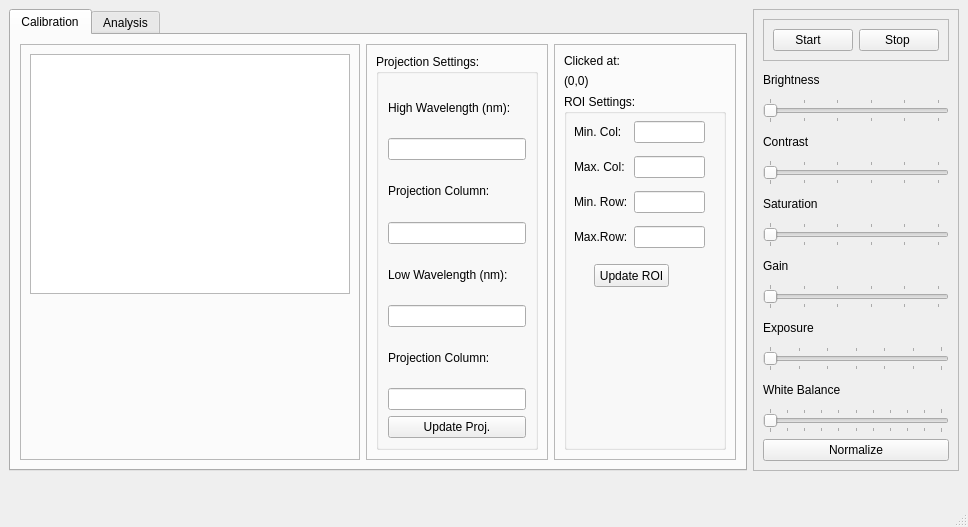
<?xml version="1.0" encoding="UTF-8"?>
<ui version="4.0">
 <class>MainWindow</class>
 <widget class="QMainWindow" name="MainWindow">
  <property name="geometry">
   <rect>
    <x>0</x>
    <y>0</y>
    <width>968</width>
    <height>527</height>
   </rect>
  </property>
  <property name="sizePolicy">
   <sizepolicy hsizetype="Fixed" vsizetype="Fixed">
    <horstretch>0</horstretch>
    <verstretch>0</verstretch>
   </sizepolicy>
  </property>
  <property name="maximumSize">
   <size>
    <width>1000</width>
    <height>700</height>
   </size>
  </property>
  <property name="windowTitle">
   <string>Spectrometer v2.0</string>
  </property>
  <property name="tabShape">
   <enum>QTabWidget::Rounded</enum>
  </property>
  <widget class="QWidget" name="centralwidget">
   <property name="maximumSize">
    <size>
     <width>1000</width>
     <height>480</height>
    </size>
   </property>
   <layout class="QHBoxLayout" name="horizontalLayout_2">
    <item>
     <widget class="QTabWidget" name="tabWidget">
      <property name="currentIndex">
       <number>0</number>
      </property>
      <widget class="QWidget" name="tab_2">
       <property name="sizePolicy">
        <sizepolicy hsizetype="Expanding" vsizetype="Expanding">
         <horstretch>0</horstretch>
         <verstretch>0</verstretch>
        </sizepolicy>
       </property>
       <attribute name="title">
        <string>Calibration</string>
       </attribute>
       <layout class="QHBoxLayout" name="horizontalLayout_3">
        <item>
         <widget class="QFrame" name="frame_6">
          <property name="frameShape">
           <enum>QFrame::StyledPanel</enum>
          </property>
          <property name="frameShadow">
           <enum>QFrame::Raised</enum>
          </property>
          <layout class="QVBoxLayout" name="verticalLayout_5">
           <item>
            <widget class="GraphicsView" name="f_ROI">
             <property name="sizePolicy">
              <sizepolicy hsizetype="Fixed" vsizetype="Fixed">
               <horstretch>0</horstretch>
               <verstretch>0</verstretch>
              </sizepolicy>
             </property>
             <property name="minimumSize">
              <size>
               <width>320</width>
               <height>240</height>
              </size>
             </property>
             <property name="maximumSize">
              <size>
               <width>320</width>
               <height>240</height>
              </size>
             </property>
            </widget>
           </item>
           <item>
            <spacer name="verticalSpacer">
             <property name="orientation">
              <enum>Qt::Vertical</enum>
             </property>
             <property name="sizeHint" stdset="0">
              <size>
               <width>20</width>
               <height>40</height>
              </size>
             </property>
            </spacer>
           </item>
          </layout>
         </widget>
        </item>
        <item>
         <widget class="QFrame" name="frame_4">
          <property name="sizePolicy">
           <sizepolicy hsizetype="Minimum" vsizetype="Preferred">
            <horstretch>0</horstretch>
            <verstretch>0</verstretch>
           </sizepolicy>
          </property>
          <property name="frameShape">
           <enum>QFrame::StyledPanel</enum>
          </property>
          <property name="frameShadow">
           <enum>QFrame::Raised</enum>
          </property>
          <layout class="QVBoxLayout" name="verticalLayout_3">
           <item>
            <widget class="QGroupBox" name="groupBox_3">
             <property name="sizePolicy">
              <sizepolicy hsizetype="Expanding" vsizetype="Preferred">
               <horstretch>0</horstretch>
               <verstretch>0</verstretch>
              </sizepolicy>
             </property>
             <property name="title">
              <string>Projection Settings:</string>
             </property>
             <layout class="QVBoxLayout" name="verticalLayout_6">
              <item>
               <layout class="QGridLayout" name="gridLayout_3" rowstretch="0,0,0,0,0,0,0,0">
                <item row="4" column="0">
                 <widget class="QLabel" name="label_14">
                  <property name="text">
                   <string>Low Wavelength (nm):</string>
                  </property>
                 </widget>
                </item>
                <item row="0" column="0">
                 <widget class="QLabel" name="label_13">
                  <property name="text">
                   <string>High Wavelength (nm):</string>
                  </property>
                 </widget>
                </item>
                <item row="1" column="0">
                 <widget class="QLineEdit" name="laserHigh"/>
                </item>
                <item row="2" column="0">
                 <widget class="QLabel" name="label_15">
                  <property name="text">
                   <string>Projection Column:</string>
                  </property>
                 </widget>
                </item>
                <item row="3" column="0">
                 <widget class="QLineEdit" name="projHigh"/>
                </item>
                <item row="6" column="0">
                 <widget class="QLabel" name="label_16">
                  <property name="text">
                   <string>Projection Column:</string>
                  </property>
                 </widget>
                </item>
                <item row="5" column="0">
                 <widget class="QLineEdit" name="laserLow"/>
                </item>
                <item row="7" column="0">
                 <widget class="QLineEdit" name="projLow"/>
                </item>
               </layout>
              </item>
              <item>
               <widget class="QPushButton" name="buttonUpdateProjection">
                <property name="text">
                 <string>Update Proj.</string>
                </property>
               </widget>
              </item>
             </layout>
            </widget>
           </item>
          </layout>
         </widget>
        </item>
        <item>
         <widget class="QFrame" name="frame_3">
          <property name="sizePolicy">
           <sizepolicy hsizetype="Minimum" vsizetype="Preferred">
            <horstretch>0</horstretch>
            <verstretch>0</verstretch>
           </sizepolicy>
          </property>
          <property name="frameShape">
           <enum>QFrame::StyledPanel</enum>
          </property>
          <property name="frameShadow">
           <enum>QFrame::Raised</enum>
          </property>
          <layout class="QVBoxLayout" name="verticalLayout_2">
           <item>
            <widget class="QLabel" name="label_12">
             <property name="sizePolicy">
              <sizepolicy hsizetype="Preferred" vsizetype="Maximum">
               <horstretch>0</horstretch>
               <verstretch>0</verstretch>
              </sizepolicy>
             </property>
             <property name="text">
              <string>Clicked at:</string>
             </property>
            </widget>
           </item>
           <item>
            <widget class="QLabel" name="coor">
             <property name="sizePolicy">
              <sizepolicy hsizetype="Preferred" vsizetype="Maximum">
               <horstretch>0</horstretch>
               <verstretch>0</verstretch>
              </sizepolicy>
             </property>
             <property name="text">
              <string>(0,0)</string>
             </property>
            </widget>
           </item>
           <item>
            <widget class="QGroupBox" name="groupBox">
             <property name="sizePolicy">
              <sizepolicy hsizetype="Expanding" vsizetype="Preferred">
               <horstretch>0</horstretch>
               <verstretch>0</verstretch>
              </sizepolicy>
             </property>
             <property name="title">
              <string>ROI Settings:</string>
             </property>
             <widget class="QWidget" name="verticalLayoutWidget">
              <property name="geometry">
               <rect>
                <x>10</x>
                <y>20</y>
                <width>131</width>
                <height>141</height>
               </rect>
              </property>
              <layout class="QGridLayout" name="gridLayout_2">
               <item row="1" column="0">
                <widget class="QLabel" name="label_9">
                 <property name="text">
                  <string>Max. Col:</string>
                 </property>
                </widget>
               </item>
               <item row="2" column="0">
                <widget class="QLabel" name="label_10">
                 <property name="text">
                  <string>Min. Row:</string>
                 </property>
                </widget>
               </item>
               <item row="0" column="0">
                <widget class="QLabel" name="label_8">
                 <property name="text">
                  <string>Min. Col:</string>
                 </property>
                </widget>
               </item>
               <item row="3" column="0">
                <widget class="QLabel" name="label_11">
                 <property name="text">
                  <string>Max.Row:</string>
                 </property>
                </widget>
               </item>
               <item row="0" column="1">
                <widget class="QLineEdit" name="line_mincol"/>
               </item>
               <item row="1" column="1">
                <widget class="QLineEdit" name="line_maxcol"/>
               </item>
               <item row="2" column="1">
                <widget class="QLineEdit" name="line_minrow"/>
               </item>
               <item row="3" column="1">
                <widget class="QLineEdit" name="line_maxrow"/>
               </item>
              </layout>
             </widget>
             <widget class="QPushButton" name="buttonUpdateROI">
              <property name="geometry">
               <rect>
                <x>30</x>
                <y>170</y>
                <width>75</width>
                <height>23</height>
               </rect>
              </property>
              <property name="sizePolicy">
               <sizepolicy hsizetype="Minimum" vsizetype="Minimum">
                <horstretch>0</horstretch>
                <verstretch>0</verstretch>
               </sizepolicy>
              </property>
              <property name="text">
               <string>Update ROI</string>
              </property>
             </widget>
            </widget>
           </item>
          </layout>
         </widget>
        </item>
       </layout>
      </widget>
      <widget class="QWidget" name="tab">
       <attribute name="title">
        <string>Analysis</string>
       </attribute>
       <layout class="QVBoxLayout" name="verticalLayout_4">
        <item>
         <widget class="GraphicsView" name="figure1">
          <property name="autoFillBackground">
           <bool>false</bool>
          </property>
         </widget>
        </item>
        <item>
         <widget class="PlotWidget" name="figure2">
          <property name="frameShape">
           <enum>QFrame::StyledPanel</enum>
          </property>
          <property name="frameShadow">
           <enum>QFrame::Sunken</enum>
          </property>
         </widget>
        </item>
        <item>
         <widget class="QFrame" name="frame_5">
          <property name="frameShape">
           <enum>QFrame::StyledPanel</enum>
          </property>
          <property name="frameShadow">
           <enum>QFrame::Raised</enum>
          </property>
          <layout class="QHBoxLayout" name="horizontalLayout_4">
           <item>
            <widget class="QLabel" name="label_7">
             <property name="text">
              <string>Filename:</string>
             </property>
            </widget>
           </item>
           <item>
            <widget class="QLineEdit" name="lineFilename"/>
           </item>
           <item>
            <widget class="QPushButton" name="buttonGrab">
             <property name="text">
              <string>Save Spectrum Data</string>
             </property>
            </widget>
           </item>
          </layout>
         </widget>
        </item>
       </layout>
      </widget>
     </widget>
    </item>
    <item>
     <widget class="QFrame" name="frame">
      <property name="sizePolicy">
       <sizepolicy hsizetype="Maximum" vsizetype="Preferred">
        <horstretch>0</horstretch>
        <verstretch>0</verstretch>
       </sizepolicy>
      </property>
      <property name="maximumSize">
       <size>
        <width>1000</width>
        <height>480</height>
       </size>
      </property>
      <property name="frameShape">
       <enum>QFrame::StyledPanel</enum>
      </property>
      <property name="frameShadow">
       <enum>QFrame::Raised</enum>
      </property>
      <layout class="QVBoxLayout" name="verticalLayout">
       <item>
        <widget class="QFrame" name="frame_2">
         <property name="sizePolicy">
          <sizepolicy hsizetype="Preferred" vsizetype="Maximum">
           <horstretch>0</horstretch>
           <verstretch>0</verstretch>
          </sizepolicy>
         </property>
         <property name="frameShape">
          <enum>QFrame::StyledPanel</enum>
         </property>
         <property name="frameShadow">
          <enum>QFrame::Raised</enum>
         </property>
         <layout class="QHBoxLayout" name="horizontalLayout">
          <item>
           <widget class="QPushButton" name="buttonStart">
            <property name="styleSheet">
             <string notr="true"/>
            </property>
            <property name="text">
             <string>Start   </string>
            </property>
           </widget>
          </item>
          <item>
           <widget class="QPushButton" name="buttonStop">
            <property name="styleSheet">
             <string notr="true"/>
            </property>
            <property name="text">
             <string>Stop </string>
            </property>
           </widget>
          </item>
         </layout>
        </widget>
       </item>
       <item>
        <layout class="QGridLayout" name="gridLayout">
         <item row="0" column="0">
          <widget class="QLabel" name="label">
           <property name="text">
            <string>Brightness</string>
           </property>
          </widget>
         </item>
         <item row="5" column="0">
          <widget class="QSlider" name="sliderCont">
           <property name="maximum">
            <number>255</number>
           </property>
           <property name="orientation">
            <enum>Qt::Horizontal</enum>
           </property>
           <property name="tickPosition">
            <enum>QSlider::TicksBothSides</enum>
           </property>
           <property name="tickInterval">
            <number>50</number>
           </property>
          </widget>
         </item>
         <item row="7" column="0">
          <widget class="QSlider" name="sliderSat">
           <property name="maximum">
            <number>255</number>
           </property>
           <property name="orientation">
            <enum>Qt::Horizontal</enum>
           </property>
           <property name="tickPosition">
            <enum>QSlider::TicksBothSides</enum>
           </property>
           <property name="tickInterval">
            <number>50</number>
           </property>
          </widget>
         </item>
         <item row="13" column="0">
          <widget class="QLabel" name="label_6">
           <property name="text">
            <string>White Balance</string>
           </property>
          </widget>
         </item>
         <item row="14" column="0">
          <widget class="QSlider" name="sliderWB">
           <property name="maximum">
            <number>10000</number>
           </property>
           <property name="singleStep">
            <number>500</number>
           </property>
           <property name="pageStep">
            <number>1000</number>
           </property>
           <property name="orientation">
            <enum>Qt::Horizontal</enum>
           </property>
           <property name="tickPosition">
            <enum>QSlider::TicksBothSides</enum>
           </property>
           <property name="tickInterval">
            <number>1000</number>
           </property>
          </widget>
         </item>
         <item row="2" column="0">
          <widget class="QSlider" name="sliderBright">
           <property name="maximum">
            <number>255</number>
           </property>
           <property name="orientation">
            <enum>Qt::Horizontal</enum>
           </property>
           <property name="invertedAppearance">
            <bool>false</bool>
           </property>
           <property name="tickPosition">
            <enum>QSlider::TicksBothSides</enum>
           </property>
           <property name="tickInterval">
            <number>50</number>
           </property>
          </widget>
         </item>
         <item row="9" column="0">
          <widget class="QSlider" name="sliderGain">
           <property name="maximum">
            <number>255</number>
           </property>
           <property name="orientation">
            <enum>Qt::Horizontal</enum>
           </property>
           <property name="tickPosition">
            <enum>QSlider::TicksBothSides</enum>
           </property>
           <property name="tickInterval">
            <number>50</number>
           </property>
          </widget>
         </item>
         <item row="6" column="0">
          <widget class="QLabel" name="label_2">
           <property name="text">
            <string>Saturation</string>
           </property>
          </widget>
         </item>
         <item row="12" column="0">
          <widget class="QSlider" name="sliderExpo">
           <property name="minimum">
            <number>1</number>
           </property>
           <property name="maximum">
            <number>7</number>
           </property>
           <property name="orientation">
            <enum>Qt::Horizontal</enum>
           </property>
           <property name="tickPosition">
            <enum>QSlider::TicksBothSides</enum>
           </property>
           <property name="tickInterval">
            <number>1</number>
           </property>
          </widget>
         </item>
         <item row="8" column="0">
          <widget class="QLabel" name="label_4">
           <property name="text">
            <string>Gain</string>
           </property>
          </widget>
         </item>
         <item row="3" column="0">
          <widget class="QLabel" name="label_3">
           <property name="text">
            <string>Contrast</string>
           </property>
          </widget>
         </item>
         <item row="10" column="0">
          <widget class="QLabel" name="label_5">
           <property name="text">
            <string>Exposure</string>
           </property>
          </widget>
         </item>
        </layout>
       </item>
       <item>
        <widget class="QPushButton" name="buttonCalibrate">
         <property name="text">
          <string>Normalize</string>
         </property>
        </widget>
       </item>
      </layout>
     </widget>
    </item>
   </layout>
  </widget>
  <widget class="QMenuBar" name="menubar">
   <property name="geometry">
    <rect>
     <x>0</x>
     <y>0</y>
     <width>968</width>
     <height>25</height>
    </rect>
   </property>
  </widget>
  <widget class="QStatusBar" name="statusbar"/>
 </widget>
 <customwidgets>
  <customwidget>
   <class>GraphicsView</class>
   <extends>QGraphicsView</extends>
   <header location="global">pyqtgraph</header>
  </customwidget>
  <customwidget>
   <class>PlotWidget</class>
   <extends>QGraphicsView</extends>
   <header>pyqtgraph</header>
  </customwidget>
 </customwidgets>
 <tabstops>
  <tabstop>figure1</tabstop>
  <tabstop>sliderGain</tabstop>
  <tabstop>buttonStart</tabstop>
  <tabstop>sliderExpo</tabstop>
  <tabstop>figure2</tabstop>
  <tabstop>sliderSat</tabstop>
  <tabstop>sliderCont</tabstop>
  <tabstop>sliderBright</tabstop>
  <tabstop>buttonStop</tabstop>
  <tabstop>sliderWB</tabstop>
 </tabstops>
 <resources/>
 <connections/>
</ui>
